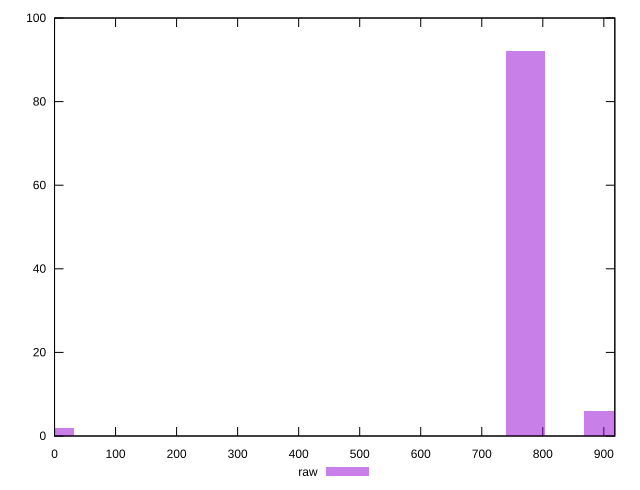

Recreate this plot in gnuplot.
reset

$raw <<EOF
0 2
771.2270131949667 92
899.7648487274612 6
EOF

set key outside below
set boxwidth 64.26891776624723
set xrange [0:918]
set yrange [0:100]
set trange [0:100]
set style fill transparent solid 0.5 noborder
set terminal svg size 640, 490 enhanced background rgb 'white'
set output "report_00017_2021-02-10T15-08-03.406Z/uses-rel-preload/samples/pages+cached+noadtech/raw/histogram.svg"

plot $raw title "raw" with boxes

reset
